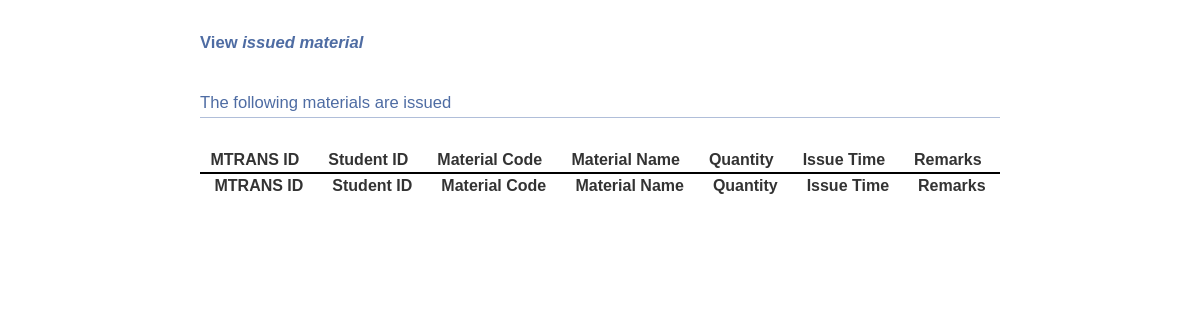
Before: /IMS/view_issued_material.php (signed in) with the older database file.
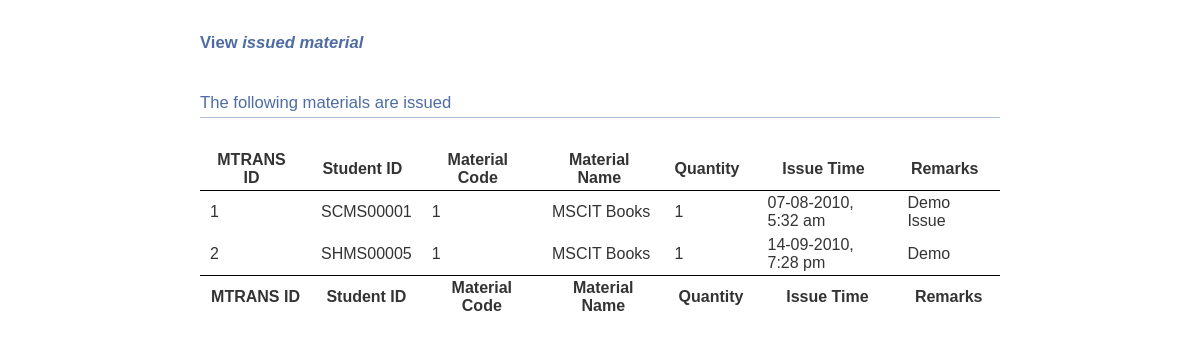
After: the same page with the newer database file.
### tables this page shows
CREATE TABLE `missue` (
  `MTRANSID` mediumint(9) NOT NULL default '0',
  `STUDID` varchar(9) NOT NULL default '',
  `MCODE` smallint(9) NOT NULL default '0',
  `MATNAME` text NOT NULL,
  `QUANTITY` mediumint(9) NOT NULL default '0',
  `ITIME` bigint(20) NOT NULL default '0',
  `REMARKS` text NOT NULL,
  PRIMARY KEY  (`MTRANSID`)
);

### IMS/view_issued_material.php (the view, shortened to what this page needs)
<!DOCTYPE HTML PUBLIC "-//W3C//DTD HTML 4.0 Transitional//EN">
<html>
<head>
</head>
	<body id="dt_example">
		<div id="container">
			<div class="full_width big">
				View <i>issued material</i>
			</div>
			<h1>The following materials are issued</h1>
			<div id="demo">
<table cellpadding="0" cellspacing="0" border="0" class="display" id="example">
	<thead>
		<tr>
			<th>MTRANS ID</th>
			<th>Student ID</th>
			<th>Material Code</th>
			<th>Material Name</th>
			<th>Quantity</th>
			<th>Issue Time</th>
			<th>Remarks</th>
		</tr>
	</thead>
	<tbody>
		<?php
		$query="SELECT * FROM missue";
		$results=mysql_query($query);
		while(list($mtransid,$studid,$mcode,$matname,$quantity,$itime,$remarks)=mysql_fetch_row($results))
		{
			$itime=date("d-m-Y, g:i a", $itime);
				echo "<tr>";
					echo "<td>$mtransid</td>";
					echo "<td>$studid</td>";
					echo "<td>$mcode</td>";
					echo "<td>$matname</td>";
					echo "<td>$quantity</td>";
					echo "<td>$itime</td>";
					echo "<td>$remarks</td>";
				echo "</tr>";
		}
		?>
	</tbody>
	<tfoot>
		<tr>
			<th>MTRANS ID</th>
			<th>Student ID</th>
			<th>Material Code</th>
			<th>Material Name</th>
			<th>Quantity</th>
			<th>Issue Time</th>
			<th>Remarks</th>
		</tr>
	</tfoot>
</table>
			</div>
			<div class="spacer"></div>
</div>
	</body>
</html>

Changed rows visible on the page:
added missue: MTRANSID "1", STUDID "SCMS00001", MCODE "1", MATNAME "MSCIT Books", QUANTITY "1", ITIME "07-08-2010, 5:32 am", REMARKS "Demo Issue"
added missue: MTRANSID "2", STUDID "SHMS00005", MCODE "1", MATNAME "MSCIT Books", QUANTITY "1", ITIME "14-09-2010, 7:28 pm", REMARKS "Demo"
